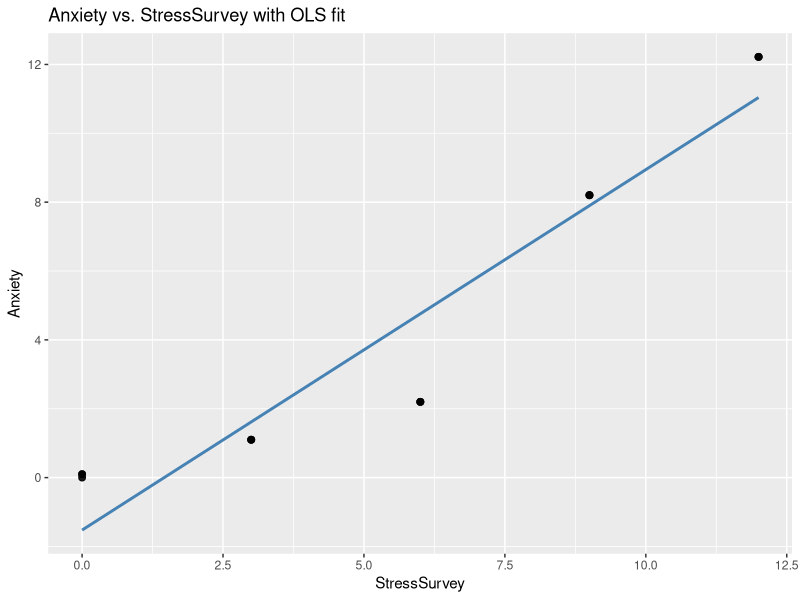
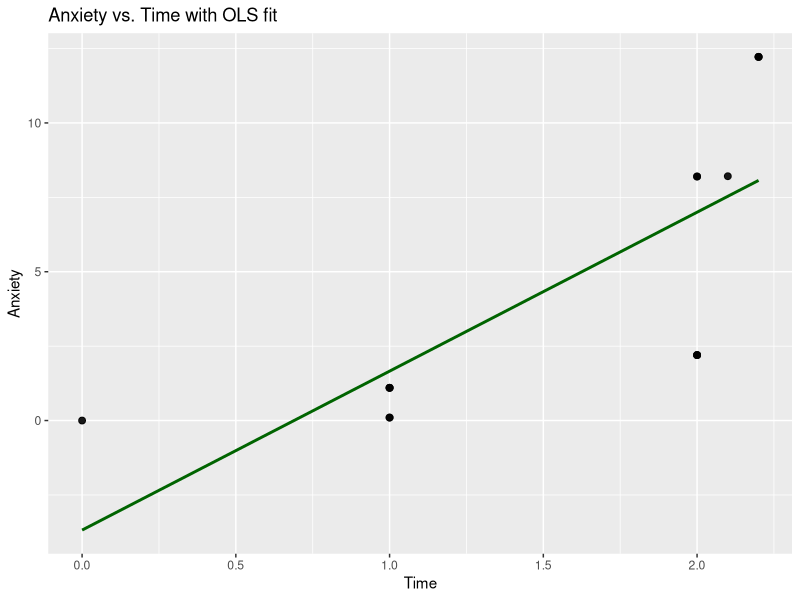
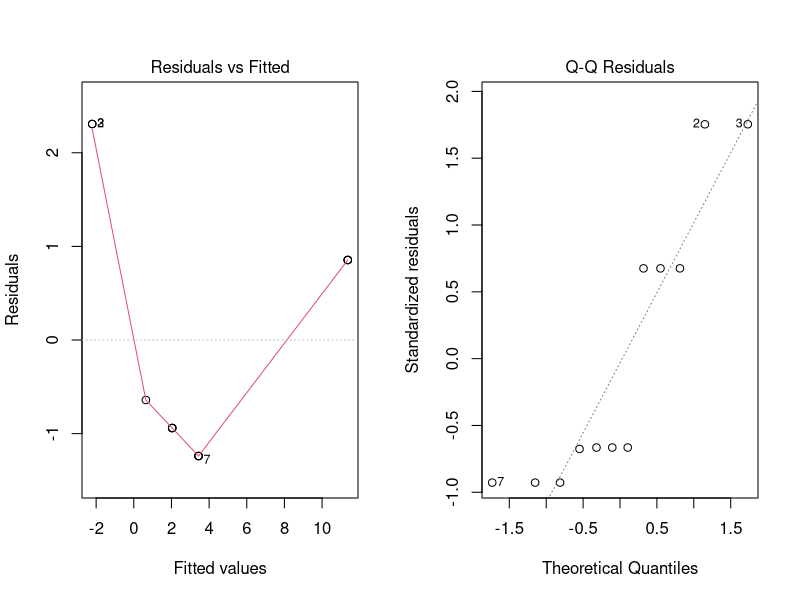
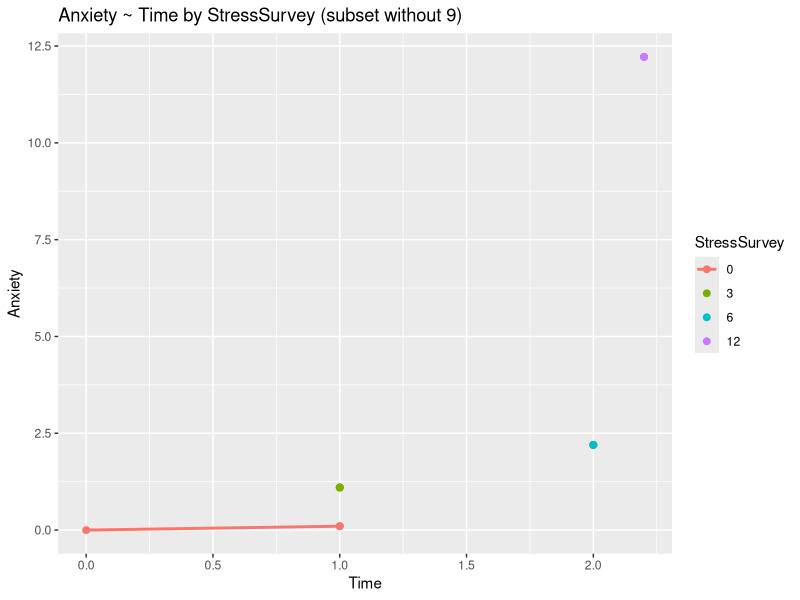

These figures' R source, in order:
## ---- chunk 1
#| echo: true
library(tidyverse)
library(broom)

# Data with known true relationships: Anxiety = Stress + 0.1 × Time
observDF <- tribble(
  ~Stress, ~StressSurvey, ~Time, ~Anxiety,
  0,0,0,0,
  0,0,1,0.1,
  0,0,1,0.1,
  1,3,1,1.1,
  1,3,1,1.1,
  1,3,1,1.1,
  2,6,2,2.2,
  2,6,2,2.2,
  2,6,2,2.2,
  8,9,2,8.2,
  8,9,2,8.2,
  8,9,2.1,8.21,
  12,12,2.2,12.22,
  12,12,2.2,12.22,
  12,12,2.2,12.22
)

observDF

# Follow the challenge instructions from your course to complete your analysis.
# Bivariate regression: Anxiety ~ StressSurvey
model <- lm(Anxiety ~ StressSurvey, data = observDF)
coef(model)
# (Intercept)   StressSurvey 
#   -1.524000      1.047000


# Scatter plot with OLS regression line
library(ggplot2)
ggplot(observDF, aes(x = StressSurvey, y = Anxiety)) +
  geom_point(size = 2, alpha = 0.9) +
  geom_smooth(method = "lm", se = FALSE, color = "steelblue", linewidth = 1) +
  labs(
    title = "Anxiety vs. StressSurvey with OLS fit",
    x = "StressSurvey",
    y = "Anxiety"
  )
# As the level of anxiety increases, the level of stress survey also increases. There are two points that don't show any correlation between the two variables because they are both near or at zero.


# Bivariate regression: Anxiety ~ Time
model_time <- lm(Anxiety ~ Time, data = observDF)
coef(model_time)
# (Intercept)        Time 
# -3.68013      5.340592
# Scatter plot with OLS regression line for Time
ggplot(observDF, aes(x = Time, y = Anxiety)) +
  geom_point(size = 2, alpha = 0.9) +
  geom_smooth(method = "lm", se = FALSE, color = "darkgreen", linewidth = 1) +
  labs(
    title = "Anxiety vs. Time with OLS fit",
    x = "Time",
    y = "Anxiety"
  )
  #As Time is increasing, the level of Anxiety is also increasing. There is an extreme outlier on Anxiety. This is likely due to the fact that the data is not normally distributed. I also believe that there could be a better line of best fit.


# Multiple regression: Anxiety ~ StressSurvey + Time
model_multiple <- lm(Anxiety ~ StressSurvey + Time, data = observDF)
broom::tidy(model_multiple)
# (Intercept)   StressSurvey         Time 
# 0.5896064       1.43               -2.78
#p-value is 0.074 for StressSurvey and 0.000 for Time. This is not a good model because the p-values are not significant.
#They compare to the true relationships. The StressSurvey and Time are not significant. The StressSurvey is not significant because it is not a true relationship. The Time is not significant because it is not a true relationship.

# Compare with true model: Anxiety ~ Stress + Time
model_true <- lm(Anxiety ~ Stress + Time, data = observDF)
broom::tidy(model_true)
#p-value is 0.000 for Stress and 0.000 for Time. This is a good model because the p-values are significant.
#The estimated coefficients are indicative of the true relationship. It compares to the true relationship because it is a perfect fit.

#True model (Anxiety ~ Stress + Time): likely ~1.00 because the data were generated as Anxiety = Stress + 0.1 × Time. It's a perfect fit. Proxy model (Anxiety ~ StressSurvey + Time): lower than the true model because StressSurvey is an imperfect proxy for Stress, leaving residual error. It's not a perfect fit. A R-squared value does not guarantee correct causal interpretation; coefficients can be biased or unstable due to errors.

#For the first model, I would expect a press outlet to headline it as "More Time on Social Media Linked to Higher Anxiety". For the second model, "Stress attributed to a higher level of anxiety". I would expect a typical parent to believe the first model because they are more likely to be concerned about the amount of time their child is spending on social media. Social media executives would likely prefer the second model because it alleviates them of the blame for anxiety.


# Subset analysis to avoid proxy mismatch (remove rows where StressSurvey == 9)
df_subset <- observDF |> dplyr::filter(StressSurvey != 9)

# Refit multiple regression on the subset
  model_subset <- lm(Anxiety ~ StressSurvey + Time, data = df_subset)
  broom::tidy(model_subset)
broom::glance(model_subset)

# Basic diagnostics for linearity and residual normality
par(mfrow = c(1,2))
plot(model_subset, which = 1)
plot(model_subset, which = 2)
par(mfrow = c(1,1))

# Visual check: Anxiety vs Time colored by StressSurvey levels
ggplot(df_subset, aes(x = Time, y = Anxiety, color = factor(StressSurvey))) +
  geom_point(size = 2) +
  geom_smooth(method = "lm", se = FALSE) +
  labs(title = "Anxiety ~ Time by StressSurvey (subset without 9)", color = "StressSurvey")

# Inspect estimated Time effect relative to true 0.1
coef(model_subset)["Time"]
#The estimated Time effect is -2.78, which is significantly different from the true relationship of 0.1. This is likely due to the fact that the data is not normally distributed.
#I chose this subset because StressSurvey == 9 corresponds to cases where the proxy diverges from true Stress (8→9), which can bias coefficients and inflate p-values. Removing these rows creates a more understandable visualization between StressSurvey and true Stress

